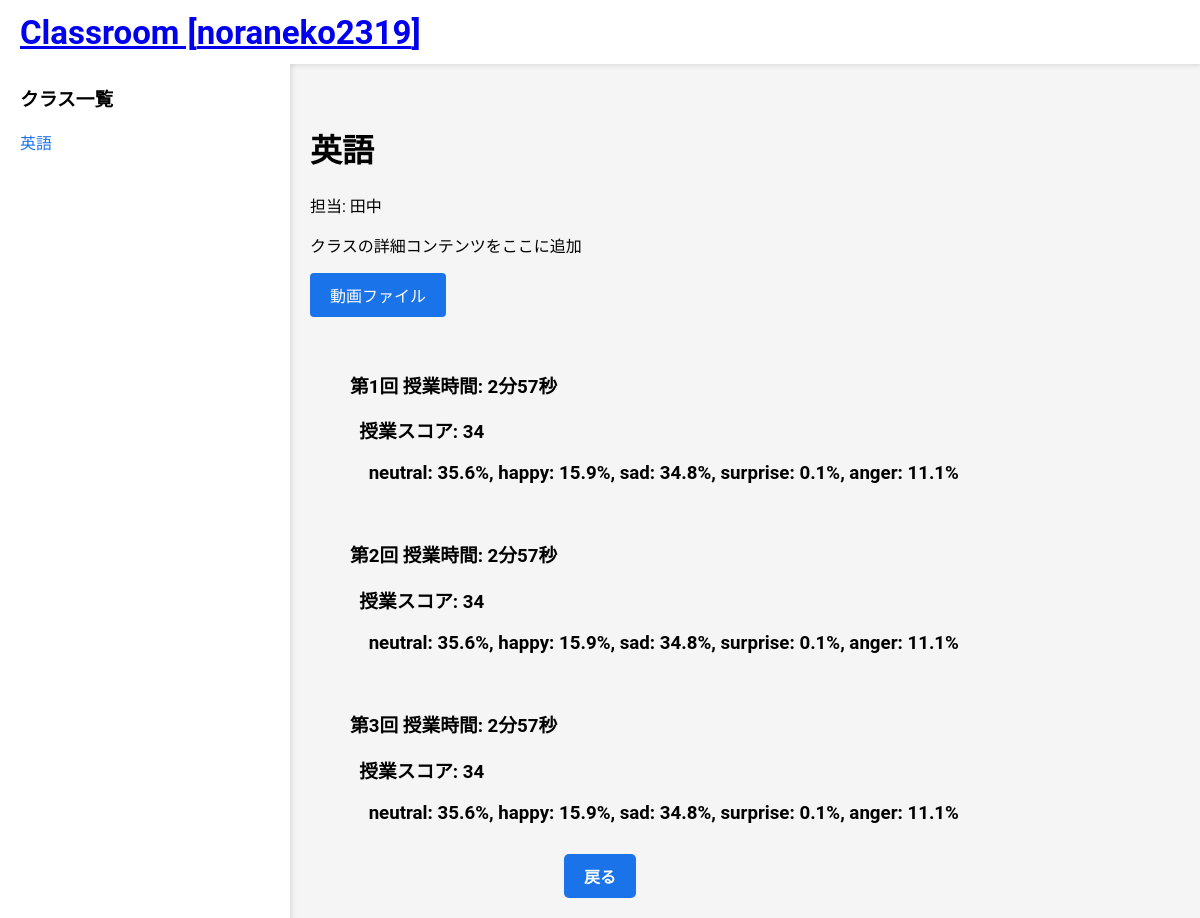
The page /class/1 (signed in) on the database its author committed.
### tables this page shows
CREATE TABLE users (
	user_id INTEGER PRIMARY KEY AUTOINCREMENT,
	user_name TEXT,
	password TEXT
    );

CREATE TABLE class_info (
	class_id INTEGER PRIMARY KEY AUTOINCREMENT,
	user_id INTEGER NOT NULL,
	class_name TEXT NOT NULL,
	teacher TEXT NOT NULL,
    position INTEGER NOT NULL,
	FOREIGN KEY (user_id) REFERENCES users(user_id)
    );

CREATE TABLE class_detail (
	class_detail_id INTEGER PRIMARY KEY AUTOINCREMENT,
	class_detail_name TEXT,
	class_id INTEGER,
	class_time TEXT DEFAULT "エラー",
	neutral INTEGER DEFAULT 0,
	happy INTEGER DEFAULT 0,
	sad INTEGER DEFAULT 0,
	surprised INTEGER DEFAULT 0,
	anger INTEGER DEFAULT 0,
	count INTEGER DEFAULT 0,
	class_score INTEGER DEFAULT 0,
	FOREIGN KEY (class_id) REFERENCES class_info(class_id)
    );

### src/app.py (the view)
@app.route('/class/<int:class_id>')
@login_required
def class_detail(class_id):
    user_id = current_user.id
    cmd = "SELECT * FROM class_info WHERE class_id = ? AND user_id = ?"
    class_info = sql(cmd, (class_id, user_id))
    cmd = "SELECT * FROM class_info WHERE user_id = ? ORDER BY position"
    class_all_info = sql(cmd, (user_id,))
    if not class_info:
        flash('クラスが見つかりません', 'error')
        return redirect(url_for('home'))
    print(f"class_id: {class_id}")
    cmd = f"""
        SELECT class_detail_id, class_time, neutral, happy, sad, surprised, anger, count, class_score
        FROM class_detail
        WHERE class_id = {class_id}
    """
    class_result_data = sql(cmd)
    print(f"class_info: {class_info}")
    print(f"class_result_data: {class_result_data}")
    if class_result_data is None:
        class_result = []
    else:
        class_result = [list(data) for data in class_result_data]
        for i in range(len(class_result)):
            for j in range(2, 7):
                count = class_result[i][7]  # countのインデックスを7に修正
                if count > 0:
                    score = class_result[i][j]
                    score = (int((score / count * 10) // 1)) / 10
                    class_result[i][j] = score
                else:
                    class_result[i][j] = 0
    print(class_info[0])
    return render_template('class_detail.html', class_info=class_info, class_result=class_result, class_all_info=class_all_info)

### src/app.py (called while the page is built)
@login_manager.user_loader
def load_user(user_id):
    cmd = f"SELECT user_id, user_name, password FROM users WHERE user_id = {user_id}"
    result = sql(cmd)
    if result:
        user_data = result[0]
        user = User(user_data[0], user_data[1], user_data[2])
        return user
    else:
        return None

### src/sql_cmd.py (called while the page is built)
    def __call__(self, query, params=()):
        try:
            self.connection = sqlite3.connect(self.db_file)
            cursor = self.connection.cursor()
            cursor.execute(query, params)
            result = cursor.fetchall()
            self.connection.commit()
            return result
        except Error as e:
            print(f"Error executing query: {e}")
            return None
        finally:
            if self.connection:
                self.connection.close()

### templates/class_detail.html (shortened to what this page needs)
<!DOCTYPE html>
<html lang="ja">
  <head>
    <link
      rel="stylesheet"
      href="{{ url_for('static', filename='css/home.css') }}"
    />
    <link
      rel="stylesheet"
      href="{{ url_for('static', filename='css/class_detail.css') }}"
    />
  </head>
  <body>
    <header>
      <div class="logo">
        {% if current_user.is_authenticated %}
        <a href="{{ url_for('home') }}" class="logo_link">
          <h2>Classroom [{{ current_user.name }}]</h2>
        </a>
        {% endif %}
      </div>
    </header>
    <div class="container">
      <aside class="sidebar">
        <h3>クラス一覧</h3>
        <ul>
          {% for class_id in class_all_info %}
          <li>
            <a href="{{ url_for('class_detail', class_id=class_id[0]) }}"
              >{{ class_id[2] }}</a
            >
          </li>
          {% endfor %}
        </ul>
      </aside>
      <main>
        <h1>{{ class_info[0][2] }}</h1>
        <p>担当: {{ class_info[0][3] }}</p>
        <p>クラスの詳細コンテンツをここに追加</p>
        <div class="home-html">
          <form id="uploadForm">
            <label class="custom-file-upload">
              動画ファイル
            </label>
          </form>
          <br />
          <ul>
            {% for result in class_result %}
            <h3>第{{ loop.index }}回 授業時間:&nbsp;{{ result[1] }}</h3>
            <h3>&nbsp;&nbsp;授業スコア:&nbsp;{{ result[8] }}</h3>
            <h3>
              &nbsp;&nbsp;&nbsp;&nbsp;neutral:&nbsp;{{ result[2]
              }}%,&nbsp;happy: {{ result[3] }}%,&nbsp;sad: {{ result[4]
              }}%,&nbsp;surprise: {{ result[5] }}%,&nbsp;anger: {{ result[6] }}%
            </h3>
            <br />
            {% endfor %}
          </ul>
        </div>
      </main>
    </div>
    <footer>
      <div class="home-html">
        {% if current_user.is_authenticated %}
        <a href="{{ url_for('home') }}" class="button logout-btn">戻る</a>
        {% else %}
        <p>Unauthorized access.</p>
        {% endif %}
      </div>
    </footer>
  </body>
</html>

### static/css/home.css (style rules this page uses)
body { font-family: 'Roboto', sans-serif; margin: 0; padding: 0; background-color: #f5f5f5; }
header { background-color: #fff; box-shadow: 0 2px 4px rgba(0,0,0,0.1); display: flex; justify-content: space-between; align-items: center; padding: 0 20px; height: 64px; }
.logo { font-size: 22px; font-weight: bold; color: #1a73e8; }
main { max-width: 1200px; margin: 20px auto; padding: 20px; }
.logout-btn { position: fixed; bottom: 20px; left: 50%; transform: translateX(-50%); background-color: #1a73e8; color: #fff; padding: 10px 20px; border-radius: 5px; text-decoration: none; font-weight: bold; }
main { flex: 1; background-color: #f5f5f5; padding: 20px; overflow-y: auto; }
.sidebar { width: 250px; background-color: #fff; box-shadow: 2px 0 5px rgba(0, 0, 0, 0.1); padding: 20px; position: relative; height: 100%; overflow-y: auto; }
.sidebar h3 { margin-top: 0; }
.sidebar ul { list-style-type: none; padding: 0; }
.sidebar ul li { margin: 10px 0; }
.sidebar ul li a { text-decoration: none; color: #1a73e8; font-weight: 500; }
.container { display: flex; height: calc(100vh - 64px); overflow: hidden; }

### static/css/class_detail.css (style rules this page uses)
body { font-family: 'Roboto', sans-serif; margin: 0; padding: 0; background-color: #f5f5f5; }
header { background-color: #fff; box-shadow: 0 2px 4px rgba(0,0,0,0.1); display: flex; justify-content: space-between; align-items: center; padding: 0 20px; height: 64px; }
.logo { font-size: 22px; font-weight: bold; color: #1a73e8; }
main { max-width: 1200px; margin: 20px auto; padding: 20px; }
.logout-btn { position: fixed; bottom: 20px; left: 50%; transform: translateX(-50%); background-color: #1a73e8; color: #fff; padding: 10px 20px; border-radius: 5px; text-decoration: none; font-weight: bold; }
.custom-file-upload { display: inline-block; padding: 10px 20px; cursor: pointer; background-color: #1a73e8; color: white; border-radius: 4px; }
main { flex: 1; background-color: #f5f5f5; padding: 20px; overflow-y: auto; }
.sidebar { width: 250px; background-color: #fff; box-shadow: 2px 0 5px rgba(0, 0, 0, 0.1); padding: 20px; position: relative; height: 100%; overflow-y: auto; }
.sidebar h3 { margin-top: 0; }
.sidebar ul { list-style-type: none; padding: 0; }
.sidebar ul li { margin: 10px 0; }
.sidebar ul li a { text-decoration: none; color: #1a73e8; font-weight: 500; }
.container { display: flex; height: calc(100vh - 64px); overflow: hidden; }

### rows shown on the page
users: name "noraneko2319"
class_info: class_name "英語", teacher "田中"
class_detail: class_time "2分57秒", class_score "34", result "35.6", result "15.9", result "34.8", result "0.1", result "11.1"
class_detail: class_time "2分57秒", class_score "34", result "35.6", result "15.9", result "34.8", result "0.1", result "11.1"
class_detail: class_time "2分57秒", class_score "34", result "35.6", result "15.9", result "34.8", result "0.1", result "11.1"
